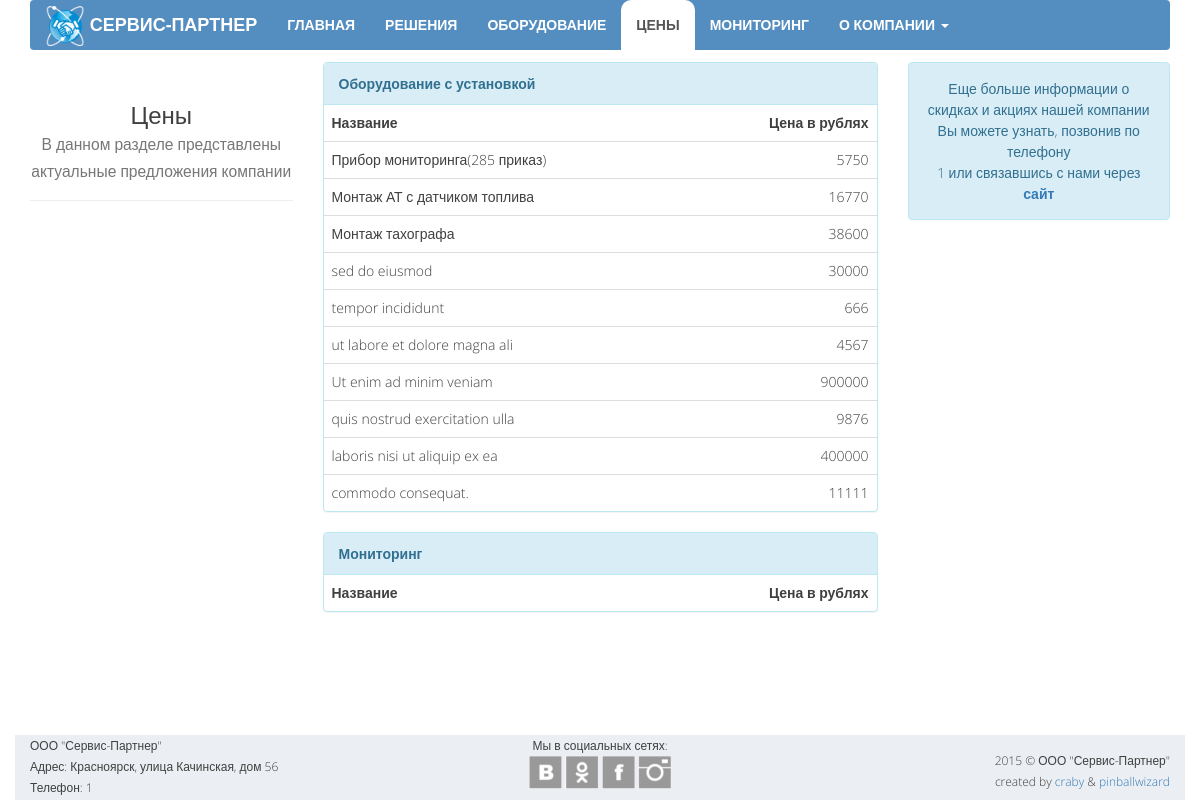
Before: /pricing with the older database file.
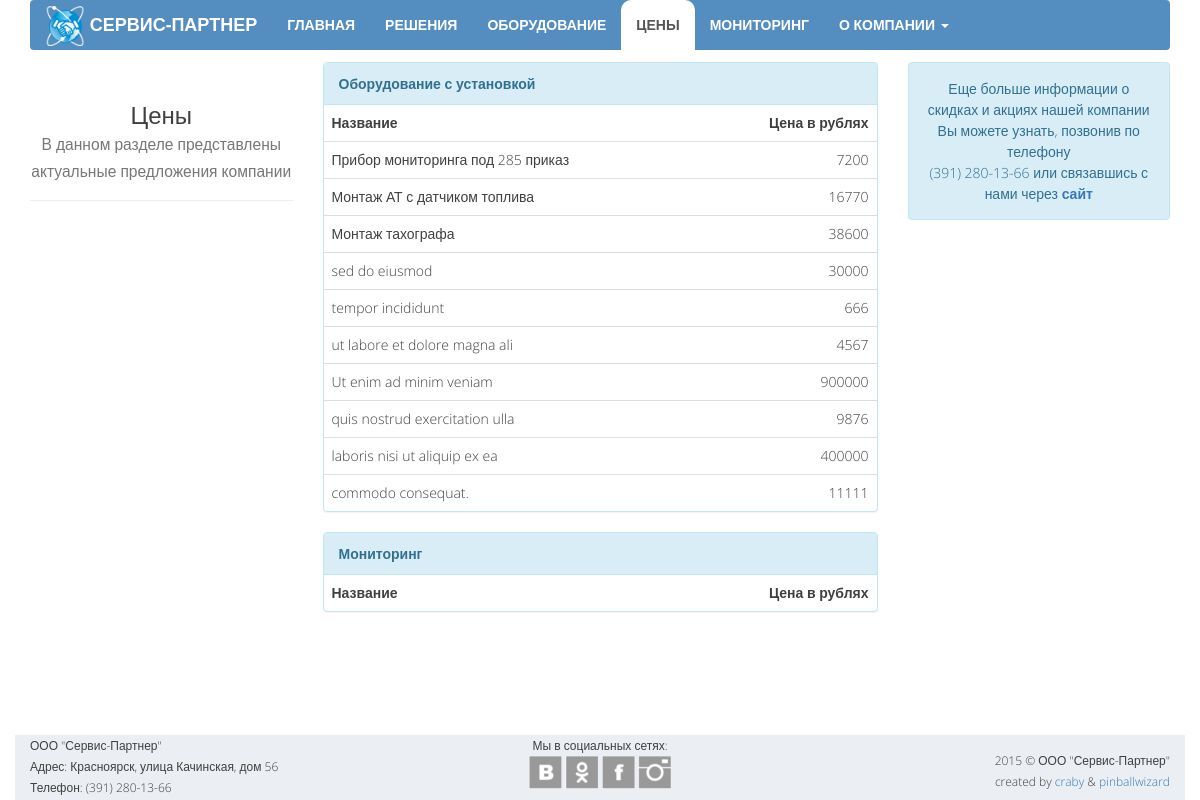
After: the same page with the newer database file.
### opensky/models.py (models this page shows, shortened)
class EquipmentPrice(models.Model):
    name = models.CharField("Название", max_length=100)
    price = models.IntegerField("Цена", blank=True)

class Office(models.Model):
    MAP_CHOICES = (
        ('yandex#map', 'Схема'),
        ('yandex#satellite', 'Спутник'),
        ('yandex#hybrid', 'Гибрид'),
        ('yandex#publicMap', 'Народная'),
        ('yandex#publicMapHybrid', 'Народная+Гибрид'),
    )
    address = models.CharField("Контактный адресс", max_length=100, blank=True)
    email = models.EmailField("Контактная почта", max_length=50, blank=True)
    phone1 = models.CharField("Телефон офиса", max_length=15, blank=True)
    phone2 = models.CharField("Телефон техподдержки", max_length=15, blank=True)
    latitude = models.CharField("Широта", max_length=10)
    longitude = models.CharField("Долгота", max_length=10)
    maptype = models.CharField("Тип карты", max_length=30, choices=MAP_CHOICES, default='yandex#map')

### opensky/views.py (the view)
# urls.py: url(r'^pricing', views.pricing, name='pricing'),
def pricing(request):
    data = {
        'equipment_prices': EquipmentPrice.objects.all(),
        'monitoring_prices': MonitoringPrice.objects.all(),
        'widgets': SocialWidget.objects.all(),
        'office': Office.objects.get(pk=1),
    }
    return render(request, 'opensky/pricing.html', data)

### opensky/templates/opensky/pricing.html (shortened to what this page needs)
{% extends "opensky/template.html" %}
{% block body %}
    <div class="container">
        <div class="row">
            <div class="col-md-3">
                <div class="page-header text-center">
                    <h3>Цены<br>
                        <small>В данном разделе представлены актуальные предложения компании</small>
                    </h3>
                </div>
            </div>
            <div class="col-md-6">
                <div class="panel panel-info">
                    <div class="panel-heading"><b>Оборудование с установкой</b></div>
                    <table class="table">
                        <tr>
                            <th>Название</th>
                            <th>Цена в рублях</th>
                        </tr>
                        {% for item in equipment_prices %}
                            <tr>
                                <td>{{ item.name }}</td>
                                <td>{{ item.price }}</td>
                            </tr>
                        {% endfor %}
                    </table>
                </div>
                <div class="panel panel-info">
                    <div class="panel-heading"><b>Мониторинг</b></div>
                    <table class="table">
                        <tr>
                            <th>Название</th>
                            <th>Цена в рублях</th>
                        </tr>
                    </table>
                </div>
            </div>
            <div class="col-md-3">
                <div class="alert alert-info text-center">
                    Еще больше информации о скидках и
                    акциях нашей компании Вы можете узнать, позвонив по телефону<br>
                    {{ office.phone1 }}
                    или связавшись с нами через <b><a href="{% url 'contacts' %}">сайт</a></b>
                </div>
            </div>
        </div>
    </div>
{% endblock %}

### opensky/templates/opensky/template.html (shortened to what this page needs)
<!DOCTYPE html>
<html>
<head lang="en">
    {% load staticfiles %}
    <link rel="stylesheet" href="https://maxcdn.bootstrapcdn.com/bootstrap/3.3.4/css/bootstrap.min.css">
    <link href="{% static 'opensky/style/mystyle.css' %}" rel="stylesheet">
</head>
<body>
    {% block header %}
    <header class="header">
        <div class="container">
            <nav class="navbar navbar-default">
                <div class="navbar-header hidden-sm">
                    <a class="navbar-brand" href="{% url 'home' %}">
                        <img src="{% static 'opensky/images/logo-small.png' %}" height="40px" width="40px">
                        <span class="hidden-md">СЕРВИС-ПАРТНЕР</span>
                    </a>
                </div>
                <div class="collapse navbar-collapse" id="myNavbar">
                    <ul class="mynav nav navbar-nav">
                        <li><a href="{% url 'home' %}">ГЛАВНАЯ</a></li>
                        <li><a href="{% url 'features' %}">РЕШЕНИЯ</a></li>
                        <li><a href="{% url 'equipment' %}">ОБОРУДОВАНИЕ</a></li>
                        <li><a href="{% url 'pricing' %}">ЦЕНЫ</a></li>
                        <li><a href="{% url 'services' %}">МОНИТОРИНГ</a></li>
                        <li class="dropdown text-nowrap">
                            <a class="dropdown-toggle" data-toggle="dropdown" id="menu1" href="#">
                                О КОМПАНИИ
                                <span class="caret"></span>
                            </a>
                        </li>
                    </ul>
                </div>
            </nav>
        </div>
    </header>
    {% endblock header %}
    {% block body %}
    {% endblock body %}
    <footer class="footer">
        <div class="container">
            <div class="row">
                <div class="col-md-4 hidden-xs hidden-sm">
                    ООО "Сервис-Партнер"<br>
                    Адрес: {{ office.address }}<br>
                    Телефон: {{ office.phone1 }}
                </div>
                <div class="col-md-4 col-xs-6 text-center">
                    Мы в социальных сетях:<br>
                    {% for widget in widgets %}
                        <a href="{{ widget.url }}"><div class="s-l {{ widget.name }}"></div></a>
                    {% endfor %}
                </div>
                <div class="col-md-4 col-xs-6 text-right">
                    <span>2015 © ООО "Сервис-Партнер"<br> created by
                        <a href="https://github.com/craby-c">craby</a> &
                        <a href="https://github.com/pinballwizard">pinballwizard</a>
                    </span>
                </div>
            </div>
        </div>
    </footer>
</body>
</html>

Changed rows visible on the page:
changed EquipmentPrice: name "Прибор мониторинга(285 приказ)" → "Прибор мониторинга под 285 приказ"; price "5750" → "7200"
changed Office "Красноярск, улица Качинская, дом 56": phone1 "1" → "(391) 280-13-66"
